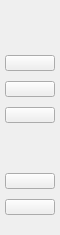
        <widget class="QWidget" name="menu_widget" native="true">
         <property name="minimumSize">
          <size>
           <width>60</width>
           <height>0</height>
          </size>
         </property>
         <property name="maximumSize">
          <size>
           <width>50</width>
           <height>16777215</height>
          </size>
         </property>
         <property name="styleSheet">
          <string notr="true">QWidget#menu_widget{
background: qlineargradient(x1:0, y1:0, x2:2.5 y2:1, stop:0 #2B3034, stop:1 #1C4968);
}

QPushButton{
margin-bottom:10px;
}</string>
         </property>
         <layout class="QVBoxLayout" name="verticalLayout_4">
          <property name="spacing">
           <number>0</number>
          </property>
          <property name="leftMargin">
           <number>5</number>
          </property>
          <property name="topMargin">
           <number>0</number>
          </property>
          <property name="rightMargin">
           <number>5</number>
          </property>
          <property name="bottomMargin">
           <number>10</number>
          </property>
          <item>
           <layout class="QVBoxLayout" name="verticalLayout_3">
            <item>
             <widget class="QLabel" name="label">
              <property name="minimumSize">
               <size>
                <width>0</width>
                <height>55</height>
               </size>
              </property>
              <property name="maximumSize">
               <size>
                <width>16777215</width>
                <height>50</height>
               </size>
              </property>
              <property name="text">
               <string/>
              </property>
              <property name="pixmap">
               <pixmap>../assets/icons/column-2.ico</pixmap>
              </property>
              <property name="alignment">
               <set>Qt::AlignCenter</set>
              </property>
             </widget>
            </item>
            <item>
             <widget class="QPushButton" name="home_btn">
              <property name="text">
               <string/>
              </property>
              <property name="icon">
               <iconset>
                <normaloff>../assets/icons/home-3.ico</normaloff>../assets/icons/home-3.ico</iconset>
              </property>
              <property name="checkable">
               <bool>false</bool>
              </property>
              <property name="checked">
               <bool>false</bool>
              </property>
              <property name="autoRepeat">
               <bool>false</bool>
              </property>
              <property name="autoExclusive">
               <bool>false</bool>
              </property>
             </widget>
            </item>
            <item>
             <widget class="QPushButton" name="compus_btn">
              <property name="text">
               <string/>
              </property>
              <property name="icon">
               <iconset>
                <normaloff>../assets/icons/desktop.svg</normaloff>../assets/icons/desktop.svg</iconset>
              </property>
              <property name="checkable">
               <bool>false</bool>
              </property>
              <property name="autoExclusive">
               <bool>false</bool>
              </property>
             </widget>
            </item>
            <item>
             <widget class="QPushButton" name="admins_btn">
              <property name="text">
               <string/>
              </property>
              <property name="icon">
               <iconset>
                <normaloff>../assets/icons/administrator-32.ico</normaloff>../assets/icons/administrator-32.ico</iconset>
              </property>
             </widget>
            </item>
            <item>
             <spacer name="verticalSpacer">
              <property name="orientation">
               <enum>Qt::Vertical</enum>
              </property>
              <property name="sizeHint" stdset="0">
               <size>
                <width>20</width>
                <height>40</height>
               </size>
              </property>
             </spacer>
            </item>
           </layout>
          </item>
          <item>
           <layout class="QVBoxLayout" name="verticalLayout_2">
            <item>
             <widget class="QPushButton" name="settings_btn">
              <property name="text">
               <string/>
              </property>
              <property name="icon">
               <iconset>
                <normaloff>../assets/icons/help-circle.svg</normaloff>../assets/icons/help-circle.svg</iconset>
              </property>
              <property name="checkable">
               <bool>false</bool>
              </property>
              <property name="autoExclusive">
               <bool>false</bool>
              </property>
             </widget>
            </item>
            <item>
             <widget class="QPushButton" name="pushButton_4">
              <property name="text">
               <string/>
              </property>
              <property name="icon">
               <iconset>
                <normaloff>../assets/icons/arrow-down-left.svg</normaloff>../assets/icons/arrow-down-left.svg</iconset>
              </property>
             </widget>
            </item>
           </layout>
          </item>
         </layout>
        </widget>
